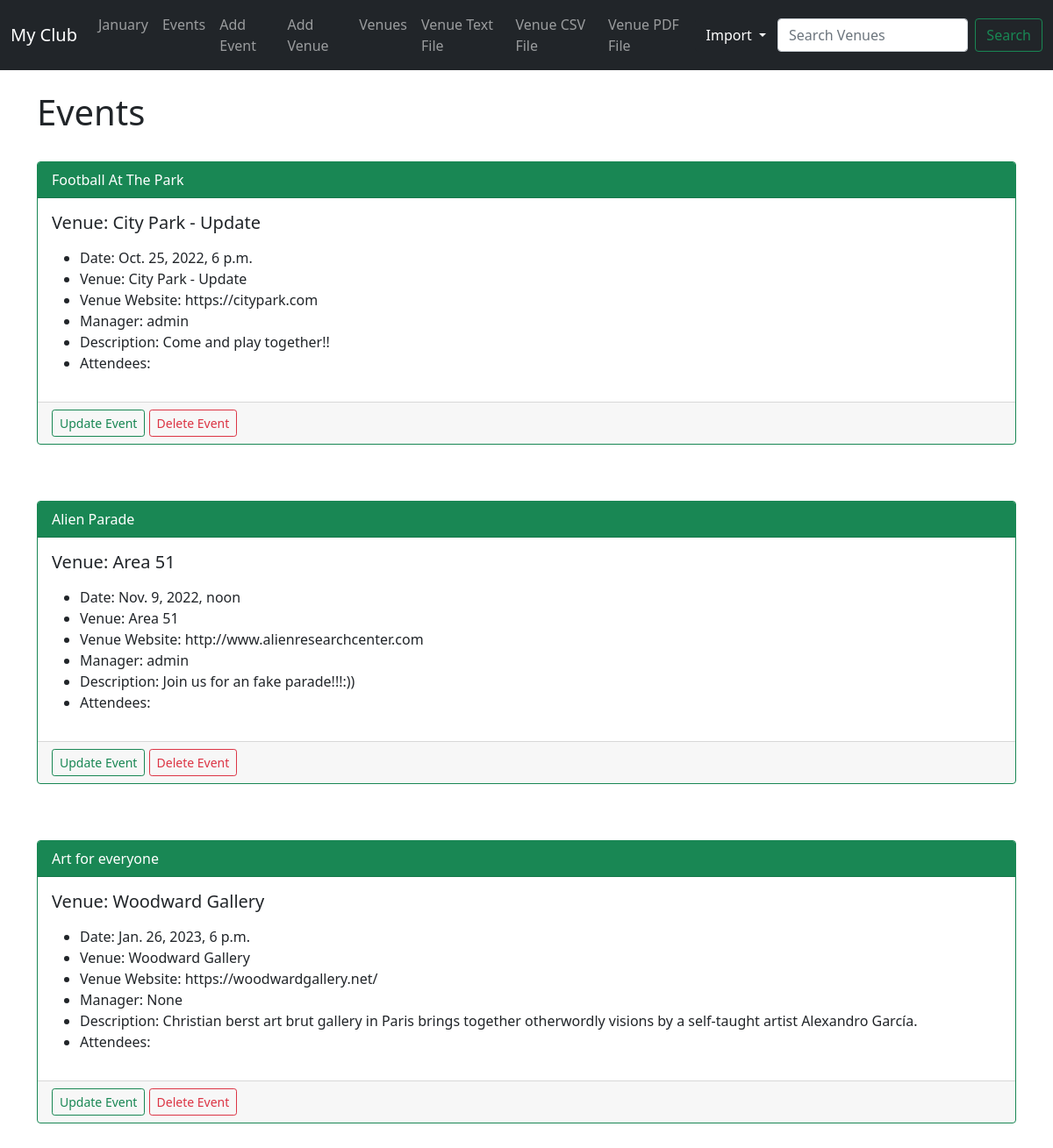
Screenshot of /events/ with the database file from the repository.
### events/models.py (models this page shows)
class Event(models.Model):
    name = models.CharField('Event Name', max_length=120)
    event_date = models.DateTimeField('Event Date')
    venue = models.ForeignKey(Venue, blank=True, null=True, on_delete=models.CASCADE)
    manager = models.ForeignKey(User, blank=True, null=True, on_delete=models.SET_NULL)
    description = models.TextField(blank=True)
    attendees = models.ManyToManyField(MyClubUser, blank=True)
    def __str__(self):
        return self.name

class Venue(models.Model):
    name = models.CharField('Venue Name', max_length=200)
    address = models.CharField(max_length=300)
    zip_code = models.CharField('Zip Code', max_length=30)
    phone = models.CharField('Contact Phone', max_length=35, blank=True)
    web = models.URLField('Website Address', blank=True)
    email_address = models.EmailField('Email Address', blank=True)
    def __str__(self):
        return self.name

### events/views.py (the view)
# urls.py: path('events/', views.list_events, name='list_events'),
def list_events(request):
    events = Event.objects.all().order_by('event_date')
    context = {
        'events': events,
    }
    return render(request, 'events/event_list.html', context)

### events/templates/events/event_list.html (shortened to what this page needs)
{% extends 'events/base.html' %}
{% block content %}
<h1>Events</h1>
<br>
{% for event in events %}
    <div class="card border-success mb-3">
        <div class="card-header bg-success text-white">
            {{ event }}
        </div>
        <div class="card-body">
        <h5 class="card-title">Venue: {{ event.venue }}</h5>
        <p class="card-text">
            <ul>
                <li>Date: {{ event.event_date }}</li>
                <li>Venue: {{ event.venue }}</li>
                <li>Venue Website: {{ event.venue.web }}</li>
                <li>Manager: {{ event.manager }}</li>
                <li>Description: {{ event.description }}</li>
                <li>Attendees:<br>
                </li>
            </ul>
        </p>
        </div>
        <div class="card-footer text-muted">
            <a class="btn btn-outline-success btn-sm" href="{% url 'update_event' event.id %}">Update Event</a>
            <a class="btn btn-outline-danger btn-sm" href="{% url 'delete_event' event.id %}">Delete Event</a>
          </div>
    </div>
    <br><br>
{% endfor %}
{% endblock content %}

### events/templates/events/base.html (shortened to what this page needs)
<!doctype html>
<html lang="en">
  <head>
    <link href="https://cdn.jsdelivr.net/npm/bootstrap@5.0.2/dist/css/bootstrap.min.css"
    rel="stylesheet">
  </head>
  <body>
    {% include 'events/navbar.html' %}
    <br>
    <div class="container">
      {% block content %}
      {% endblock content %}
  </div>
  </body>
</html>

### events/templates/events/navbar.html (shortened to what this page needs)
<nav class="navbar navbar-expand-lg navbar-dark bg-dark">
    <div class="container-fluid">
      <a class="navbar-brand" href="{% url 'home' %}">My Club</a>
      <div class="collapse navbar-collapse" id="navbarSupportedContent">
        <ul class="navbar-nav me-auto mb-2 mb-lg-0">
          <li class="nav-item">
            <a class="nav-link" href="{% url 'home' '2022' 'January' %}">January</a>
          </li>
          <li class="nav-item">
            <a class="nav-link" href="{% url 'list_events' %}">Events</a>
          </li>
          <li class="nav-item">
            <a class="nav-link" href="{% url 'add_event' %}">Add Event</a>
          </li>
          <li class="nav-item">
            <a class="nav-link" href="{% url 'add_venue' %}">Add Venue</a>
          </li>
          <li class="nav-item">
            <a class="nav-link" href="{% url 'list_venues' %}">Venues</a>
          </li>
          <li class="nav-item">
            <a class="nav-link" href="{% url 'venue_text' %}">Venue Text File</a>
          </li>
          <li class="nav-item">
            <a class="nav-link" href="{% url 'venue_csv' %}">Venue CSV File</a>
          </li>
          <li class="nav-item">
            <a class="nav-link" href="{% url 'venue_pdf' %}">Venue PDF File</a>
          </li>
        </ul>
        <div class="dropdown">
          <button class="btn btn-dark dropdown-toggle" type="button" id="dropdownMenuButton1" data-bs-toggle="dropdown" aria-expanded="false">
            Import
          </button>
        </div>
        <form class="d-flex" method="POST" action="{% url 'search_venues' %}">
          <input class="form-control me-2" type="search" placeholder="Search Venues" aria-label="Search" name="searched">
          <button class="btn btn-outline-success" type="submit">Search</button>
        </form>
      </div>
    </div>
  </nav>

### rows the page displays
Event: name "Football At The Park", venue "City Park - Update", event_date "Oct. 25, 2022, 6 p.m.", venue.web "https://citypark.com", manager "admin", description "Come and play together!!"
Event: name "Alien Parade", venue "Area 51", event_date "Nov. 9, 2022, noon", venue.web "http://www.alienresearchcenter.com", manager "admin", description "Join us for an fake parade!!!:))"
Event: name "Art for everyone", venue "Woodward Gallery", event_date "Jan. 26, 2023, 6 p.m.", venue.web "https://woodwardgallery.net/", manager "None", description "Christian berst art brut gallery in Paris brings together otherwordly visions by a self-taught artist Alexandro García."
